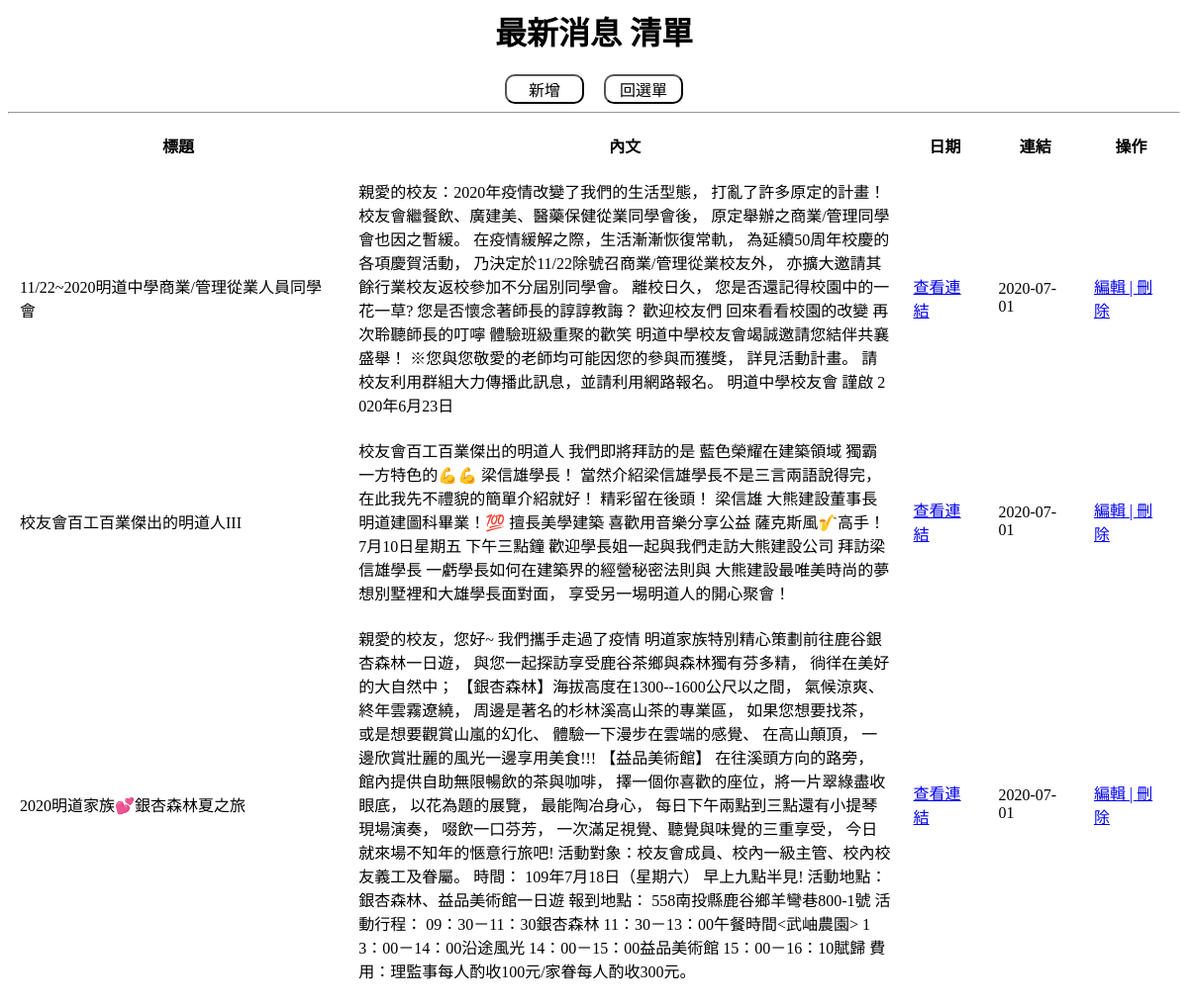
The app's page /back/news.php with its own data.
### tables this page shows
CREATE TABLE `news` (
  `id` int(11) NOT NULL,
  `title` text NOT NULL,
  `content` text NOT NULL,
  `img` text NOT NULL,
  `link` text NOT NULL,
  `date` date NOT NULL DEFAULT current_timestamp()
);

### back/news.php (the view, shortened to what this page needs)
<!doctype HTML5>
<html>
<head>
    <link rel="stylesheet" href="../css/back.css">
</head>
<body align="center">
<?php
include('../connect.php');
if(@!$_GET['action']){
    $sql = 'SELECT * FROM `news`';
    $run = mysqli_query($con,$sql);
    echo '<h1>最新消息 清單<span></h1>';
    echo '<button onclick=location.href="./news.php?action=add" class="button_xs">新增</button> &emsp;';
    echo '<button onclick=location.href="./" class="button_xs">回選單</button><hr>';
    echo '<table align="center" cellpadding="10">';
    echo '
				<tr>
					<th>標題</th>
					<th>內文</th>
					<th>日期</th>
					<th>連結</th>
					<th>操作</th>
				</tr>
			';
    while($row = mysqli_fetch_assoc($run)){
        echo '
				<tr>
					<td>'.$row['title'].'</td>
					<td style="max-width:45vw;word-break:break-all;">'.$row['content'].'</td>
					<td><a href="'.$row['link'].'" target="_blank">查看連結</a></td>
					<td>'.$row['date'].'</td>
					<td>
					<a href="news.php?action=edit&&id='.$row['id'].'">編輯 | </a>
					<a href="news.php?action=delete&&id='.$row['id'].'"> 刪除</a>
					</td>
				</tr>
			';
    }
    echo '</table>';
}
?>
<br><br>
</body>
</html>

### css/back.css (style rules this page uses)
.button_xs { background: transparent; border-radius: 10px; color: black; width: 80px; height: 30px; font-size: medium; }

### records on screen
news: title "11/22~2020明道中學商業/管理從業人員同學會", content "親愛的校友：2020年疫情改變了我們的生活型態， 打亂了許多原定的計畫！ 校友會繼餐飲、廣建美、醫藥保健從業同學會後， 原定舉辦之商業/管理同學會也因之暫緩。 在疫情緩解之際，生活漸漸恢復常軌， 為延續50周年校慶的各項慶賀活動， 乃決定於11/22除號召商業/管理從業校友外， 亦擴大邀請其餘行業校友返校參加不分屆別同學會。 離校日久， 您是否還記得校園中的一花一草? 您是否懷念著師長的諄諄教誨？ 歡迎校友們 回來看看校園的改變 再次聆聽師長的叮嚀 體驗班級重聚的歡笑 明道中學校友會竭誠邀請您結伴共襄盛舉！ ※您與您敬愛的老師均可能因您的參與而獲獎， 詳見活動計畫。 請校友利用群組大力傳播此訊息，並請利用網路報名。 明道中學校友會 謹啟 2020年6月23日", date "2020-07-01"
news: title "校友會百工百業傑出的明道人III", content "校友會百工百業傑出的明道人 我們即將拜訪的是 藍色榮耀在建築領域 獨霸一方特色的💪💪 梁信雄學長！ 當然介紹梁信雄學長不是三言兩語說得完，在此我先不禮貌的簡單介紹就好！ 精彩留在後頭！ 梁信雄 大熊建設董事長 明道建圖科畢業！💯 擅長美學建築 喜歡用音樂分享公益 薩克斯風🎷高手！ 7月10日星期五 下午三點鐘 歡迎學長姐一起與我們走訪大熊建設公司 拜訪梁信雄學長 一虧學長如何在建築界的經營秘密法則與 大熊建設最唯美時尚的夢想別墅裡和大雄學長面對面， 享受另一埸明道人的開心聚會！", date "2020-07-01"
news: title "2020明道家族💕銀杏森林夏之旅", content "親愛的校友，您好~ 我們攜手走過了疫情 明道家族特別精心策劃前往鹿谷銀杏森林一日遊， 與您一起探訪享受鹿谷茶鄉與森林獨有芬多精， 徜徉在美好的大自然中； 【銀杏森林】海拔高度在1300--1600公尺以之間， 氣候涼爽、終年雲霧遼繞， 周邊是著名的杉林溪高山茶的專業區， 如果您想要找茶， 或是想要觀賞山嵐的幻化、 體驗一下漫步在雲端的感覺、 在高山顛頂， 一邊欣賞壯麗的風光一邊享用美食!!! 【益品美術館】 在往溪頭方向的路旁， 館內提供自助無限暢飲的茶與咖啡， 擇一個你喜歡的座位，將一片翠綠盡收眼底， 以花為題的展覽， 最能陶冶身心， 每日下午兩點到三點還有小提琴現場演奏， 啜飲一口芬芳， 一次滿足視覺、聽覺與味覺的三重享受， 今日就來場不知年的愜意行旅吧! 活動對象：校友會成員、校內一級主管、校內校友義工及眷屬。 時間： 109年7月18日（星期六） 早上九點半見! 活動地點：銀杏森林、益品美術館一日遊 報到地點： 558南投縣鹿谷鄉羊彎巷800-1號 活動行程： 09：30－11：30銀杏森林 11：30－13：00午餐時間<武岫農園> 13：00－14：00沿途風光 14：00－15：00益品美術館 15：00－16：10賦歸 費用：理監事每人酌收100元/家眷每人酌收300元。", date "2020-07-01"
